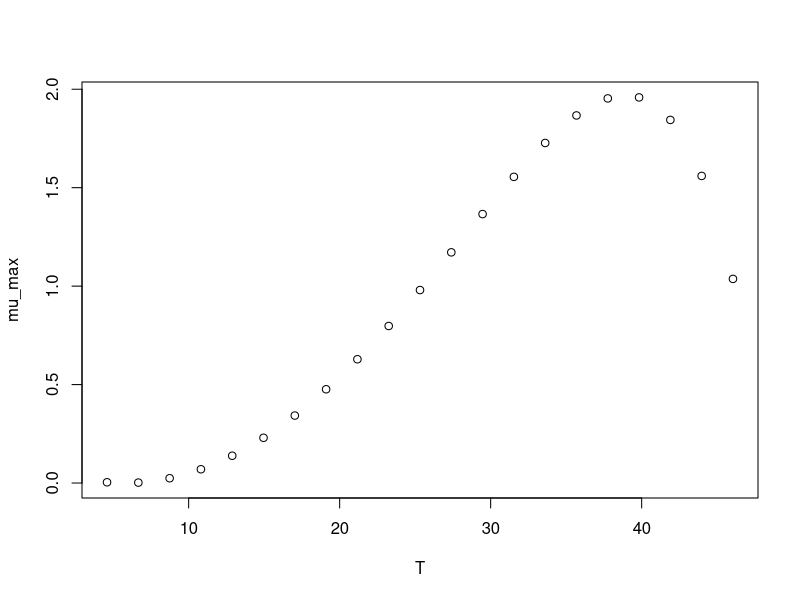

The R source for this figure:
#############################
# start of Parameter script
#############################
T <- seq(4.5954045954046,46.046,length.out=21)
#############################
# end of Parameter script
#############################
############################# 
# start of Model script Gropin ID 1176 
#############################
 
# constant coefficients for this model
 
variables <- data.frame(T)
argumentsPar <- expand.grid(variables)
 
# heart of the model
response_surface <- function(T) {
   mumax <-0.0028*((T-5.77)^2)*(1-exp(0.1069*(T-48.47)))

return(mumax=mumax)
} 

# output parameters
mumax <- cbind(argumentsPar,response_surface(argumentsPar['T']))
colnames(mumax) <- c(colnames(argumentsPar),'mumax')
#############################
# End of Model script
#############################
############################# 
# start of Visualisation script Gropin ID 1176 
#############################
plot(T,mumax$mumax,
                          xlab='T',
                          ylab='mu_max')
#############################
# End of Visualisation script
#############################
